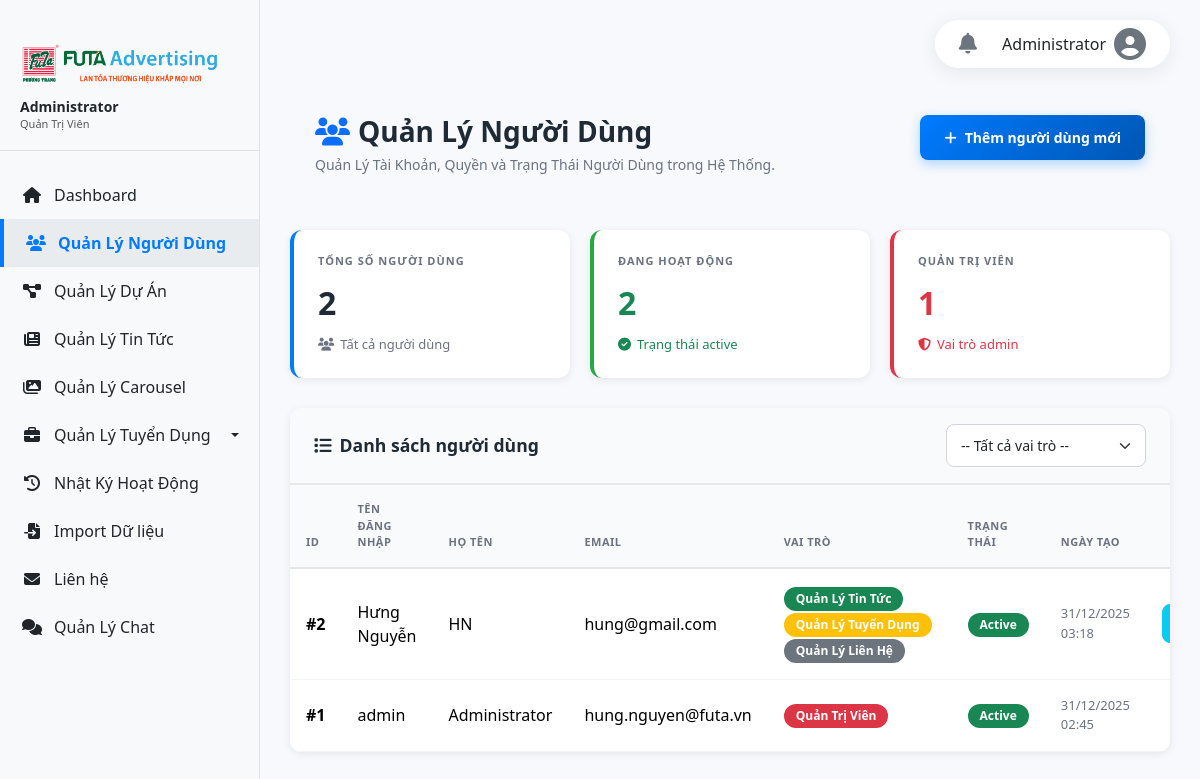
The page /admin/users.php (signed in) on the database its author committed.
### tables this page shows
CREATE TABLE `users` (
  `id` int(11) NOT NULL,
  `username` varchar(100) DEFAULT NULL,
  `password` varchar(255) DEFAULT NULL,
  `fullname` varchar(255) DEFAULT NULL,
  `email` varchar(255) DEFAULT NULL,
  `phone` varchar(50) DEFAULT NULL,
  `avatar` varchar(255) DEFAULT NULL,
  `bio` text DEFAULT NULL,
  `role` varchar(255) DEFAULT 'user',
  `status` enum('active','inactive') DEFAULT 'active',
  `created_at` timestamp NOT NULL DEFAULT current_timestamp()
);

### admin/users.php (the view, shortened to what this page needs)
<?php
require_once 'auth_check.php';
$role_config = [
    'user' => ['label' => 'Người Dùng', 'color' => 'secondary'],
    'admin' => ['label' => 'Quản Trị Viên', 'color' => 'danger'],
    'user_manager' => ['label' => 'Quản Lý Người Dùng', 'color' => 'dark'],
    'project_manager' => ['label' => 'Quản Lý Dự Án', 'color' => 'primary'],
    'carousel_manager' => ['label' => 'Quản Lý Carousel', 'color' => 'info'],
    'news_manager' => ['label' => 'Quản Lý Tin Tức', 'color' => 'success'],
    'recruitment_manager' => ['label' => 'Quản Lý Tuyển Dụng', 'color' => 'warning'],
    'contact_manager' => ['label' => 'Quản Lý Liên Hệ', 'color' => 'secondary'],
    'chat_manager' => ['label' => 'Quản Lý Chat', 'color' => 'primary']
];
$role_filter = $_GET['role_filter'] ?? '';
$sql = "SELECT * FROM users";
if (!empty($role_filter) && array_key_exists($role_filter, $role_config)) {
    $sql .= " WHERE FIND_IN_SET(?, role) > 0";
    $stmt = $conn->prepare($sql . " ORDER BY created_at DESC");
    $stmt->bind_param("s", $role_filter);
    $stmt->execute();
    $users = $stmt->get_result();
} else {
    $users = $conn->query($sql . " ORDER BY created_at DESC");
}
$show_form = false;
$edit_user = null;
$statsResult = $conn->query("
    SELECT
        COUNT(*) AS total_users,
        SUM(CASE WHEN status = 'active' THEN 1 ELSE 0 END) AS active_users,
        SUM(CASE WHEN role LIKE '%admin%' THEN 1 ELSE 0 END) AS admin_users
    FROM users
");
$stats = $statsResult ? $statsResult->fetch_assoc() : ['total_users' => 0, 'active_users' => 0, 'admin_users' => 0];
?>
<!DOCTYPE html>
<html lang="vi">
<head>
    <link rel="stylesheet" href="https://cdn.jsdelivr.net/npm/bootstrap@5.3.3/dist/css/bootstrap.min.css">
    <link rel="stylesheet" href="https://cdnjs.cloudflare.com/ajax/libs/font-awesome/6.5.2/css/all.min.css">
</head>
<body>
<?php include 'sidebar.php'; ?>
<div class="main-content">
    <div class="page-header">
        <div>
            <h1><i class="fas fa-users me-2 text-primary"></i>Quản Lý Người Dùng</h1>
            <p class="mb-0">Quản Lý Tài Khoản, Quyền và Trạng Thái Người Dùng trong Hệ Thống.</p>
        </div>
        <?php if ($show_form): ?>
            <a href="users.php" class="cta-button"><i class="fas fa-arrow-left"></i> Quay lại danh sách</a>
        <?php else: ?>
            <a href="users.php?action=add" class="cta-button"><i class="fas fa-plus"></i> Thêm người dùng mới</a>
        <?php endif; ?>
    </div>
    <?php if ($show_form): ?>
        <div class="card">
            <div class="card-header">
                <h5><i class="fas fa-<?php echo $edit_user ? 'edit' : 'plus-circle'; ?> me-2"></i><?php echo $edit_user ? 'Cập nhật người dùng' : 'Thêm người dùng mới'; ?></h5>
            </div>
            <div class="card-body">
                <form method="POST" action="users.php" class="row g-3">
                    <input type="hidden" name="action" value="<?php echo $edit_user ? 'edit' : 'add'; ?>">
                    <?php if ($edit_user): ?>
                        <input type="hidden" name="id" value="<?php echo $edit_user['id']; ?>">
                    <?php endif; ?>
                    <div class="col-md-6">
                        <label class="form-label">Tên đăng nhập *</label>
                        <input type="text" class="form-control" name="username" required value="<?php echo htmlspecialchars($edit_user['username'] ?? ''); ?>" placeholder="Nhập tên đăng nhập">
                    </div>
                    <div class="col-md-6">
                        <label class="form-label">Mật khẩu <?php echo $edit_user ? '(để trống nếu không đổi)' : '*'; ?></label>
                        <div class="input-group">
                            <input type="password" class="form-control" name="password" id="passwordInput" placeholder="<?php echo $edit_user ? 'Để trống để giữ nguyên' : 'Mặc định: 123456'; ?>" autocomplete="new-password" readonly onfocus="this.removeAttribute('readonly');">
                            <button class="btn btn-outline-secondary" type="button" id="togglePassword"><i class="fas fa-eye"></i></button>
                        </div>
                        <?php if ($edit_user): ?>
                            <div class="form-text text-muted" style="font-size: 12px;"><i class="fas fa-info-circle"></i> Mật khẩu được mã hóa. Chỉ nhập vào ô này nếu bạn muốn đặt mật khẩu mới.</div>
                        <?php endif; ?>
                    </div>
                    <div class="col-md-6">
                        <label class="form-label">Họ và tên *</label>
                        <input type="text" class="form-control" name="fullname" required value="<?php echo htmlspecialchars($edit_user['fullname'] ?? ''); ?>" placeholder="Nhập họ và tên">
                    </div>
                    <div class="col-md-6">
                        <label class="form-label">Email *</label>
                        <input type="email" class="form-control" name="email" required value="<?php echo htmlspecialchars($edit_user['email'] ?? ''); ?>" placeholder="example@email.com">
                    </div>
                    <div class="col-md-6">
                        <label class="form-label">Số điện thoại</label>
                        <input type="text" class="form-control" name="phone" value="<?php echo htmlspecialchars($edit_user['phone'] ?? ''); ?>" placeholder="0123456789">
                    </div>
                    <div class="col-md-6">
                        <label class="form-label">Trạng thái</label>
                        <select class="form-select" name="status">
                            <option value="active" <?php echo ($edit_user['status'] ?? '') === 'active' ? 'selected' : ''; ?>>Hoạt động</option>
                            <option value="inactive" <?php echo ($edit_user['status'] ?? '') === 'inactive' ? 'selected' : ''; ?>>Không hoạt động</option>
                        </select>
                    </div>
                    <div class="col-12">
                        <label class="form-label">Phân quyền *</label>
                        <div class="role-checkbox-group">
                        <?php
                            $current_roles = isset($edit_user['role']) ? array_map('trim', explode(',', $edit_user['role'])) : [];
                            foreach ($role_config as $key => $config) {
                                $checked = in_array($key, $current_roles) ? 'checked' : '';
                                $label = $config['label'];
                                echo '<div class="form-check form-check-inline">';
                                echo "<input class=\"form-check-input\" type=\"checkbox\" name=\"roles[]\" value=\"$key\" id=\"role_$key\" $checked>";
                                echo "<label class=\"form-check-label\" for=\"role_$key\">$label</label>";
                                echo '</div>';
                            }
                        ?>
                        </div>
                    </div>
                    <div class="col-12">
                        <label class="form-label">Giới thiệu</label>
                        <textarea class="form-control" rows="3" name="bio" placeholder="Mô tả về người dùng..."><?php echo htmlspecialchars($edit_user['bio'] ?? ''); ?></textarea>
                    </div>
                    <div class="col-12 d-flex justify-content-end gap-2">
                        <a href="users.php" class="btn btn-outline-secondary">Hủy</a>
                        <button type="submit" class="btn btn-primary">
                            <i class="fas fa-<?php echo $edit_user ? 'save' : 'plus'; ?> me-1"></i>
                            <?php echo $edit_user ? 'Cập nhật' : 'Thêm mới'; ?>
                        </button>
                    </div>
                </form>
            </div>
        </div>
    <?php else: ?>
        <div class="stat-grid">
            <div class="stat-card">
                <h6>Tổng số người dùng</h6>
                <div class="stat-value"><?php echo number_format($stats['total_users'] ?? 0); ?></div>
                <div class="stat-trend"><i class="fas fa-users"></i>Tất cả người dùng</div>
            </div>
            <div class="stat-card">
                <h6>Đang hoạt động</h6>
                <div class="stat-value text-success"><?php echo number_format($stats['active_users'] ?? 0); ?></div>
                <div class="stat-trend text-success"><i class="fas fa-check-circle"></i>Trạng thái active</div>
            </div>
            <div class="stat-card">
                <h6>Quản Trị Viên</h6>
                <div class="stat-value text-danger"><?php echo number_format($stats['admin_users'] ?? 0); ?></div>
                <div class="stat-trend text-danger"><i class="fas fa-shield-alt"></i>Vai trò admin</div>
            </div>
        </div>
        <div class="card">
            <div class="card-header">
                <div class="d-flex justify-content-between align-items-center">
                    <h5 class="mb-0"><i class="fas fa-list me-2"></i>Danh sách người dùng</h5>
                    <form method="GET" action="users.php" class="d-flex align-items-center">
                        <select name="role_filter" class="form-select form-select-sm" style="width: auto; min-width: 200px;" onchange="this.form.submit()">
                            <option value="">-- Tất cả vai trò --</option>
                        </select>
                    </form>
                </div>
            </div>
            <div class="card-body p-0">
                <div class="table-responsive">
                    <table class="table table-hover align-middle mb-0">
                        <thead>
                            <tr>
                                <th>ID</th>
                                <th>Tên đăng nhập</th>
                                <th>Họ tên</th>
                                <th>Email</th>
                                <th>Vai trò</th>
                                <th>Trạng thái</th>
                                <th>Ngày tạo</th>
                                <th class="text-end">Thao tác</th>
                            </tr>
                        </thead>
                        <tbody>
                            <?php if ($users->num_rows): ?>
                                <?php while($user = $users->fetch_assoc()): ?>
                                    <tr>
                                        <td><strong>#<?php echo $user['id']; ?></strong></td>
                                        <td><?php echo htmlspecialchars($user['username']); ?></td>
                                        <td><?php echo htmlspecialchars($user['fullname']); ?></td>
                                        <td><?php echo htmlspecialchars($user['email']); ?></td>
                                        <td>
                                            <?php
                                                $user_roles_arr = !empty($user['role']) ? explode(',', $user['role']) : [];
                                                foreach ($user_roles_arr as $r) {
                                                    $r = trim($r);
                                                    $label = $role_config[$r]['label'] ?? ucfirst($r);
                                                    $color = $role_config[$r]['color'] ?? 'secondary';
                                                    echo '<span class="badge bg-'.$color.' me-1">'.$label.'</span>';
                                                }
                                            ?>
                                        </td>
                                        <td>
                                            <span class="badge bg-<?php echo $user['status'] === 'active' ? 'success' : 'secondary'; ?>">
                                                <?php echo ucfirst($user['status']); ?>
                                            </span>
                                        </td>
                                        <td style="font-size: 13px; color: #6b7280;"><?php echo date('d/m/Y H:i', strtotime($user['created_at'])); ?></td>
                                        <td class="text-end">
                                            <div class="d-flex gap-2 justify-content-end">
                                                <a href="view_user.php?id=<?php echo $user['id']; ?>" class="btn btn-sm btn-info" title="Xem">
                                                </a>
                                            </div>
                                        </td>
                                    </tr>
                                <?php endwhile; ?>
                            <?php endif; ?>
                        </tbody>
                    </table>
                </div>
            </div>
        </div>
    <?php endif; ?>
</div>
</body>
</html>

### admin/users.php (style rules this page uses)
:root { --primary: #007bff; --success: #28a745; --danger: #dc3545; --warning: #ffc107; --info: #17a2b8; --dark: #343a40; --light: #f8f9fa; }
body { background: #f7f9fc; font-family: 'Segoe UI', Tahoma, Geneva, Verdana, sans-serif; color: #1f2a37; }
.page-header { display: flex; flex-wrap: wrap; justify-content: space-between; align-items: flex-start; gap: 20px; margin-bottom: 30px; padding: 25px; }
.page-header h1 { font-weight: 700; font-size: 1.75rem; margin: 0; color: #1f2a37; }
.page-header p { color: #6b7280; margin: 5px 0 0; font-size: 14px; }
.cta-button { display: inline-flex; align-items: center; gap: 8px; background: linear-gradient(135deg, #007bff, #0056b3); border: none; color: #fff; padding: 12px 24px; border-radius: 8px; font-weight: 600; font-size: 14px; transition: all 0.3s ease; box-shadow: 0 4px 12px rgba(0,123,255,0.3); text-decoration: none; }
.stat-grid { display: grid; grid-template-columns: repeat(auto-fit, minmax(240px, 1fr)); gap: 20px; margin-bottom: 30px; }
.stat-card { background: #fff; border-radius: 12px; padding: 24px; box-shadow: 0 2px 8px rgba(0,0,0,0.08); border-left: 4px solid var(--primary); transition: all 0.3s ease; }
.stat-card:nth-child(2) { border-left-color: var(--success); }
.stat-card:nth-child(3) { border-left-color: var(--danger); }
.stat-card h6 { text-transform: uppercase; font-size: 11px; letter-spacing: 1px; color: #6b7280; font-weight: 600; margin: 0 0 12px; }
.stat-value { font-size: 32px; font-weight: 700; margin: 8px 0; color: #1f2a37; }
.stat-trend { font-size: 13px; color: #6b7280; display: flex; align-items: center; gap: 6px; }
.card { border: none; border-radius: 12px; box-shadow: 0 2px 8px rgba(0,0,0,0.08); overflow: hidden; background: #fff; margin-bottom: 24px; }
.card-header { background: #f9fafb; border-bottom: 2px solid #e5e7eb; padding: 16px 24px; }
.card-header h5 { margin: 0; font-weight: 700; font-size: 1.1rem; color: #1f2a37; }
.card-body { padding: 24px; }
.table { margin: 0; }
.table thead th { text-transform: uppercase; letter-spacing: 0.5px; font-size: 11px; color: #6b7280; border-bottom: 2px solid #e5e7eb; background: #f9fafb; padding: 16px; font-weight: 600; }
.table tbody td { padding: 16px; vertical-align: middle; border-bottom: 1px solid #f3f4f6; }
.badge { padding: 6px 12px; border-radius: 20px; font-weight: 600; font-size: 12px; }
.form-control, .form-select { border-radius: 8px; border: 1px solid #d1d5db; padding: 10px 14px; font-size: 14px; transition: all 0.2s ease; }
.btn { border-radius: 8px; padding: 8px 16px; font-weight: 600; font-size: 14px; transition: all 0.2s ease; }

### admin/sidebar.php (style rules this page uses)
.main-content { margin-left: 260px; padding: 30px; padding-top: 90px; min-height: 100vh; }

### rows shown on the page
users: id "2", username "Hưng Nguyễn", fullname "HN", email "hung@gmail.com", role "Quản Lý Tin Tức", role "Quản Lý Tuyển Dụng", role "Quản Lý Liên Hệ", status "Active", created_at "31/12/2025 03:18"
users: id "1", username "admin", fullname "Administrator", email "hung.nguyen@futa.vn", role "Quản Trị Viên", status "Active", created_at "31/12/2025 02:45"

### other values the page prints
$_SESSION['admin_fullname'] "Administrator"
$display_role_str "Quản Trị Viên"
$stats['total_users'] "2"
$stats['active_users'] "2"
$stats['admin_users'] "1"
